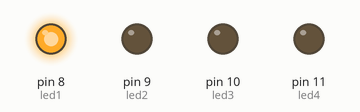
This sketch was run on a simulated Arduino Uno, built with avr-gcc and run on an emulated ATmega328P. Shown: output pins drawn as LEDs (lit = HIGH).

Above: at 0.15 s.
At 1.05 s:
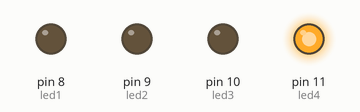
At 1.35 s:
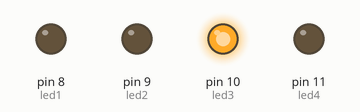
At 3.45 s:
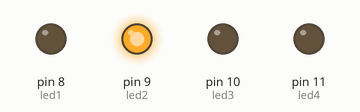
Timing chart, 0 to 4.1 s (numbered marks = the images above):
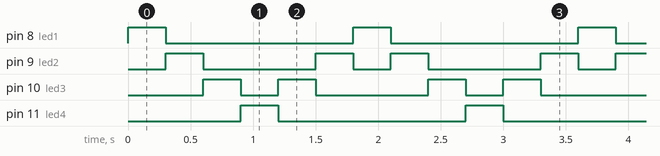

The sketch:

ak0060_karaSimsek.ino
```cpp
/*
  ak0060 — çözüm örneği

  SEN YAP 1) İki yol var ve dersin asıl kazancı ikisinin farkında.
    Zor yol: loop() içindeki 6 adımın hepsini yeniden yazmak — 12 satır düzeltilir
    (her adımda bir HIGH bir LOW yer değiştirir).
    Kolay yol: loop()'a hiç dokunmadan sadece dört const int satırını ters çevirmek —
    4 satır. Kod aynı kalır, isimlerin işaret ettiği pinler değişir:

        const int led1 = 11;
        const int led2 = 10;
        const int led3 = 9;
        const int led4 = 8;

    Öğrenci kolay yolu bulamazsa kötü değil; iki yolu yan yana gösterip "hangisi daha
    az iş?" diye sormak yeterli. ak0050'nin fikri burada ikinci kez işe yarıyor.

  SEN YAP 2) Şu an loop() içinde: 6 adım x (4 digitalWrite + 1 delay) = 30 satır.
    Beş LED'le: 8 adım (1-2-3-4-5-4-3-2) x (5 digitalWrite + 1 delay) = 48 satır.
    Yani loop()'a 18 satır eklenir; bir de const int ve pinMode satırlarıyla toplam 20.
    Beklenen tepki şaşırmaktır — bir LED eklemek koda 20 satır ekliyor. Bu tepki, seri
    port ünitesindeki döngü dersinin motivasyonudur, kaçırılmamalı.

  SEN YAP 3) 300'ü 100 yapmak için altı delay satırına birden dokunmak gerekir.
    ak0050'nin fikri buna da uyar: süreye de isim verilir. Aşağıdaki kod bu hâlidir —
    artık tek satır değiştirmek yetiyor.

  Not: Aşağıdaki kod SEN YAP 3'ün çözümüdür (bekleme sabiti eklenmiş, desen ilk
  hâlindeki gibi soldan sağa). SEN YAP 1'i de uygulamak isteyen öğrenci sadece dört
  const int satırındaki pin numaralarını ters çevirir.
*/

const int led1 = 8;
const int led2 = 9;
const int led3 = 10;
const int led4 = 11;
const int bekleme = 300;   // <- artık süre tek yerde duruyor

void setup() {
  pinMode(led1, OUTPUT);
  pinMode(led2, OUTPUT);
  pinMode(led3, OUTPUT);
  pinMode(led4, OUTPUT);
}

void loop() {
  digitalWrite(led1, HIGH);
  digitalWrite(led2, LOW);
  digitalWrite(led3, LOW);
  digitalWrite(led4, LOW);
  delay(bekleme);

  digitalWrite(led1, LOW);
  digitalWrite(led2, HIGH);
  digitalWrite(led3, LOW);
  digitalWrite(led4, LOW);
  delay(bekleme);

  digitalWrite(led1, LOW);
  digitalWrite(led2, LOW);
  digitalWrite(led3, HIGH);
  digitalWrite(led4, LOW);
  delay(bekleme);

  digitalWrite(led1, LOW);
  digitalWrite(led2, LOW);
  digitalWrite(led3, LOW);
  digitalWrite(led4, HIGH);
  delay(bekleme);

  digitalWrite(led1, LOW);
  digitalWrite(led2, LOW);
  digitalWrite(led3, HIGH);
  digitalWrite(led4, LOW);
  delay(bekleme);

  digitalWrite(led1, LOW);
  digitalWrite(led2, HIGH);
  digitalWrite(led3, LOW);
  digitalWrite(led4, LOW);
  delay(bekleme);
}
```

Measured:
- by itself, pin 8 (led1), pin 11 (led4): alternates HIGH for 0.30 s and LOW for 1.5 s
- by itself, pin 9 (led2): repeats every 1.8 s: LOW 0.90 s, HIGH 0.30 s, LOW 0.30 s, HIGH 0.30 s
- by itself, pin 10 (led3): repeats every 1.8 s: LOW 0.30 s, HIGH 0.30 s, LOW 0.90 s, HIGH 0.30 s
